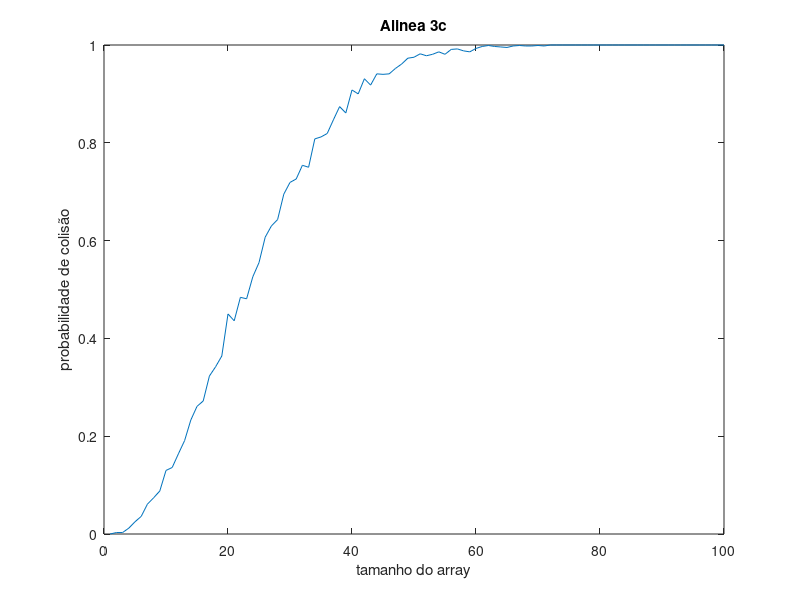

Here is the MATLAB script that generated this plot:
N = 1e3;      %  num experiencias
n = 1:1:100;       %  num keys 
m = 365     %  tamanho do array
res = [];

ProbA = zeros(1, length(m));
i = 1;

for nPessoas = n
    array   =  randi(m, nPessoas, N); % é o mesmo disto: ceil(rand(n,N) * m);
             % array de tamanho 10 com numeros de 1 a 1000 (posições)
    colIguais = zeros(1, N);  %  Alocar espaço
    
    for col=1:N
        colIguais(col) = length(unique(array(:,col))) < nPessoas;
                  % tamanho do vetor de numeros unicos é menor a n
    end
    
    ProbA(i) = sum(colIguais) / N;
    i = i + 1;
end


plot(n, ProbA);
axis([0 100 0 1]);
title('Alinea 3c');
xlabel('tamanho do array');
ylabel('probabilidade de colisão');

%  Com 22 pessoas já existe uma probabilidade maior do que 0.5 de haver
%  aniversários coincidentes
